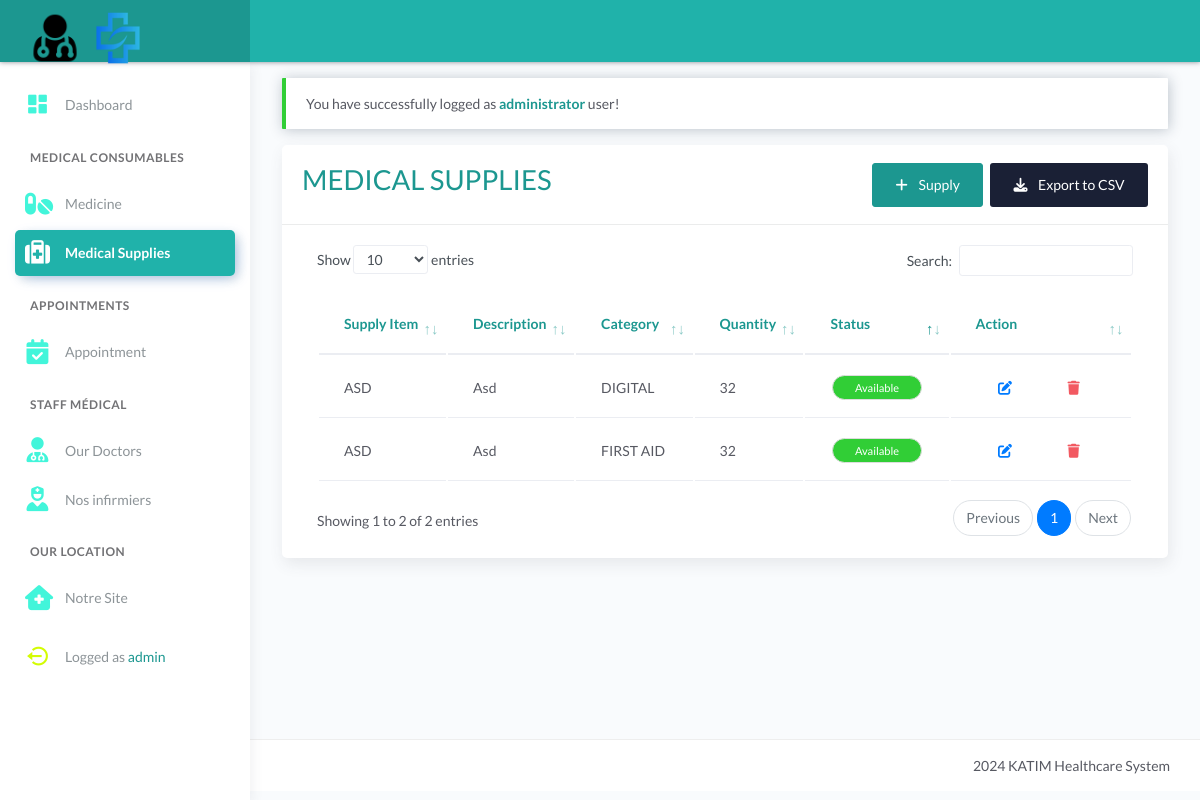
Page /supplies.php (signed in) on the committed database.
### tables this page shows
CREATE TABLE `tbl_medical_supply` (
  `id` int(11) NOT NULL AUTO_INCREMENT,
  `supply_name` varchar(50) DEFAULT NULL,
  `description` varchar(500) DEFAULT NULL,
  `category` varchar(50) DEFAULT NULL,
  `quantity` int(5) DEFAULT NULL,
  PRIMARY KEY (`id`)
);

### supplies.php (the view, shortened to what this page needs)
<?php include 'server/server.php' ?>
<?php
	$query = "SELECT * FROM tbl_medical_supply ORDER BY id DESC";
    $result = $conn->query($query);
    $medical_supply = array();
	while($row = $result->fetch_assoc()){
		$medical_supply[] = $row;
	}
?>
<!DOCTYPE html>
<html lang="en">
<head>
	<?php include 'templates/header.php' ?>
</head>
<body>
	<div class="wrapper">
		<?php include 'templates/main-header.php' ?>
		<?php include 'templates/sidebar.php' ?>
		<div class="main-panel">
			<div class="content">
				<div class="page-inner">
					<div class="row mt--2">
						<div class="col-md-12">
							<?php if(isset($_SESSION['message'])): ?>
								<div class="alert alert-<?= $_SESSION['success']; ?> <?= $_SESSION['success']=='danger' ? 'bg-danger text-light' : null ?>" role="alert">
									<?php echo $_SESSION['message']; ?>
								</div>
							<?php endif ?>
							<div class="card">
								<div class="card-header">
									<div class="card-head-row">
										<div class="card-title text-primary">
											<h1>MEDICAL SUPPLIES</h1>
										</div>
										<?php if(isset($_SESSION['username']) && $_SESSION['role']!='resident'): ?>
										<div class="card-tools">
											<a href="supplies_add_form.php" class="btn btn-primary mr-1">
												<i class="fa fa-plus mr-2"></i>
												Supply
											</a>
											<button onclick="Export()" class="btn btn-default">
												<i class="fa fa-download mr-2"></i>
												Export to CSV
											</button>
										</div>
										<?php endif?>
									</div>
								</div>
								<div class="card-body">
									<div class="table-responsive">
										<table id="blottertable" class="display table">
											<thead>
												<tr class="text-primary">
														<th scope="col">Supply Item</th>
														<th scope="col">Description</th>
														<th scope="col">Category</th>
														<th scope="col">Quantity</th>
														<th scope="col">Status</th>
														<?php if(isset($_SESSION['username']) && $_SESSION['role']!='resident'): ?>
															<th scope="col">Action</th>
														<?php endif ?>
												</tr>
											</thead>
											<tbody>
												<?php foreach($medical_supply as $row): ?>
														<tr>
															<td><?= ucwords($row['supply_name']) ?></td>
															<td><?= ucwords($row['description']) ?></td>
															<td><?= ucwords($row['category']) ?></td>
															<td><?= ucwords($row['quantity']) ?></td>
															<td class="text-center">
																<span style="width:90px;" class="badge rounded-pill <?= $row['quantity']>0?'bg-success':'bg-danger' ?> text-white"><?= ucwords($row['quantity']>0?"Available":"Out of Stock") ?></span></td>
															<?php if(isset($_SESSION['username']) && $_SESSION['role']!='resident'): ?>
																<td>
																	<a href="supplies_update_form.php?id=<?= $row['id'] ?>" class="btn btn-link" data-toggle="tooltip" data-placement="top" title="Update">
																		<i class="fa fa-edit mr-2"></i>
																	</a>
																	<a href="remove_item.php?id=<?= $row['id'] ?>&tbl=tbl_medical_supply&page=supplies" class="btn btn-link btn-danger" onclick="return confirm('Are you sure you want to delete this item?');" data-toggle="tooltip" data-placement="top" title="Remove">
																		<i class="fa fa-trash"></i>
																	</a>
																</td>
															<?php endif ?>
														</tr>
												<?php endforeach ?>
											</tbody>
										</table>
									</div>
								</div>
							</div>
						</div>
					</div>
				</div>
			</div>
			<?php include 'templates/main-footer.php' ?>
		</div>
	</div>
</body>
</html>

### supplies.php (style rules this page uses)
.text-primary, .text-primary a { color: #1c9790 !important; }
.btn-primary, .btn-primary:hover, .btn-primary:focus, .btn-primary:disabled { background: #1c9790 !important; border-color: #1c9790 !important; }

### rows in the picture
tbl_medical_supply: supply_name "ASD", description "Asd", category "DIGITAL", quantity "32", quantity "Available"
tbl_medical_supply: supply_name "ASD", description "Asd", category "FIRST AID", quantity "32", quantity "Available"

### other values in the picture
$_SESSION['username'] "admin"
$_SESSION['message'] "You have successfully logged as administrator user!"
